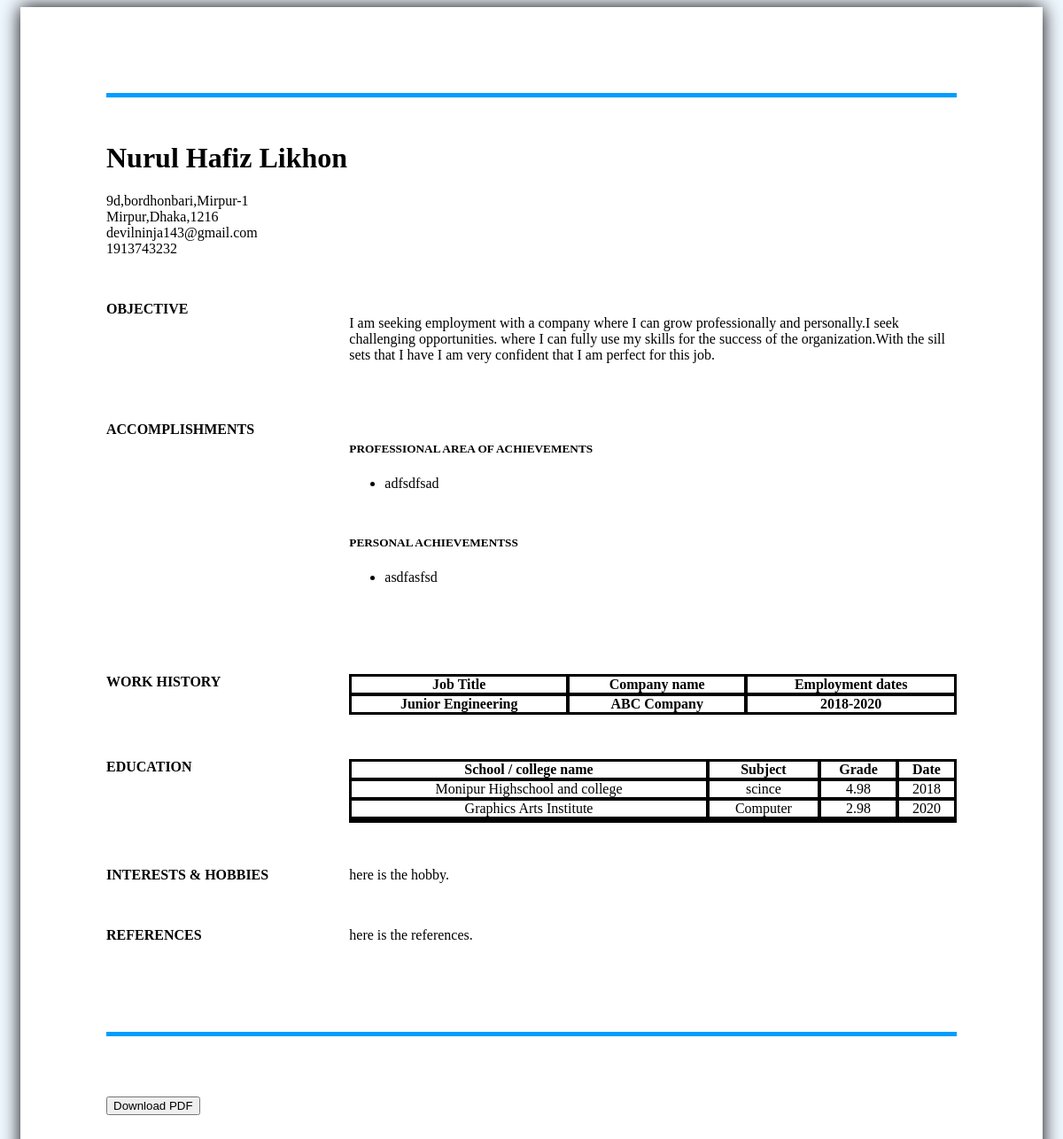
Page /fullView/25/ (signed in) on the committed database.
### website/models.py (models this page shows)
class CVInfo(models.Model):
    template1 = models.BooleanField(default=True)
    template2 = models.BooleanField(default=False)
    cvColor = models.CharField(default="rgb(29, 202, 130)", max_length=255)
    fullName = models.CharField(max_length=255)
    address = models.CharField(max_length=255)
    city = models.CharField(max_length=255)
    zip_code = models.IntegerField()
    cvEmail = models.EmailField()
    phoneNum = models.IntegerField()
    objective = models.TextField(default="I am seeking employment with a company where I can grow professionally and personally.I seek challenging opportunities where I can fully use my skills for the success of the organization.With the sill sets that I have I am very confident that I am perfect for this job.")
    hobbyandinterest = models.CharField(max_length=255)
    reference = models.CharField(max_length=255, blank=True, null=True)
    user = models.ForeignKey(User, on_delete=models.CASCADE)

class PersonalAccomplishment(models.Model):
    paccomplishment1 = models.CharField(max_length=500, blank=True, null=True)
    paccomplishment2 = models.CharField(max_length=500, blank=True, null=True)
    paccomplishment3 = models.CharField(max_length=500, blank=True, null=True)
    paccomplishment4 = models.CharField(max_length=500, blank=True, null=True)
    paccomplishment5 = models.CharField(max_length=500, blank=True, null=True)
    cvinfo = models.ForeignKey(CVInfo, on_delete=models.CASCADE)

class ProfessionalAccomplishment(models.Model):
    praccomplishment1 = models.CharField(max_length=500, blank=True, null=True)
    praccomplishment2 = models.CharField(max_length=500, blank=True, null=True)
    praccomplishment3 = models.CharField(max_length=500, blank=True, null=True)
    praccomplishment4 = models.CharField(max_length=500, blank=True, null=True)
    praccomplishment5 = models.CharField(max_length=500, blank=True, null=True)
    cvinfo = models.ForeignKey(CVInfo, on_delete=models.CASCADE)

class WorkHistory(models.Model):
    jobTitle = models.CharField(max_length=255, blank=True, null=True)
    companyName = models.CharField(max_length=255, blank=True, null=True)
    employmentDateStart = models.CharField(
        max_length=50, blank=True, null=True)
    employmentDateEnd = models.CharField(max_length=50, blank=True, null=True)
    cvinfo = models.ForeignKey(CVInfo, on_delete=models.CASCADE)

class Education(models.Model):
    schoolandcollege = models.CharField(max_length=255)
    subject = models.CharField(max_length=255)
    grade = models.CharField(max_length=255)
    date = models.CharField(max_length=255)
    cvinfo = models.ForeignKey(CVInfo, on_delete=models.CASCADE)

class Education1(models.Model):
    schoolandcollege = models.CharField(max_length=255, blank=True, null=True)
    subject = models.CharField(max_length=255, blank=True, null=True)
    grade = models.CharField(max_length=255, blank=True, null=True)
    date = models.CharField(max_length=255, blank=True, null=True)
    cvinfo = models.ForeignKey(CVInfo, on_delete=models.CASCADE)

### website/views.py (the view)
# urls.py: path("fullView/<str:pk>/", views.FullView, name="fullView"),
@login_required(redirect_field_name="home")
def FullView(request, pk):
    if request.method == "GET":
        cv = CVInfo.objects.get(id=pk, user=request.user.id)
        cvEducation = cv.education_set.all()
        cvEducation1 = cv.education1_set.all()
        cvEducation2 = cv.education2_set.all()
        cvWorkHistory = cv.workhistory_set.all()
        cvPersonalAccom = cv.personalaccomplishment_set.all()
        cvProfessionalAccom = cv.professionalaccomplishment_set.all()
        cvImg = cv.cvimg_set.all()
        if cv.template1 == True:
            return render(request, "CV-template-01.html", {"cv": cv, "education": cvEducation, "education2": cvEducation2, "education1": cvEducation1, "workhistory": cvWorkHistory, "paccom": cvPersonalAccom, "praccom": cvProfessionalAccom})
        else:
            return render(request, "CV-template-02.html", {"cv": cv, "education": cvEducation, "education2": cvEducation2, "education1": cvEducation1, "workhistory": cvWorkHistory, "paccom": cvPersonalAccom, "praccom": cvProfessionalAccom, "cvimg": cvImg})

### template/CV-template-01.html (shortened to what this page needs)
{% load static %}
<!DOCTYPE html>
<html lang="en">
<head>
    <link rel="stylesheet" href="../../static/css/CV-template-CSS/CV-tempate-01.css">
</head>
<body>
    <div id="CV_container">
        <div id="design"></div>
        <div id="lite_intro">
            <h1 id="fullname">{{cv.fullName}}</h1>
            <div id="contactInfo">
                <span>{{cv.address}}</span>
                <br>
                <span>{{cv.city}},{{cv.zip_code}}</span>
                <br>
                <span>{{cv.cvEmail}}</span>
                <br>
                <span>{{cv.phoneNum}}</span>
            </div>
        </div>
        <div id="otherInfo">
            <label for="box-1">Objective</label>
            <div id="box-1">
                <p>
                    {{cv.objective}}
                </p>
            </p></div>
            <label for="box-2">ACCOMPLISHMENTS</label>
            <div id="box-2">
                <div id="professionalArea">
                <h5>PROFESSIONAL AREA OF ACHIEVEMENTS</h5>
                    <ul>
                        {% for pa in paccom %}
            {% if pa.paccomplishment1 != "" %}<li>{{pa.paccomplishment1}}</li>{% endif %}
                        {% endfor %}
                    </ul>
                </div>
                <div id="personalArea">
                <h5>PERSONAL ACHIEVEMENTSS</h5>
                    <ul>
                        {% for pra in praccom %}
                        {% if pra.praccomplishment1 != "" %}<li>{{pra.praccomplishment1}}</li>{% endif %}
                        {% endfor %}
                    </ul>
                </div>
            </div>
            <label for="box-3">WORK HISTORY</label>
            <div id="box-3">
                <table style="width: 100%; text-align:center; ">
                    <tr>
                        <th>Job Title</th>
                        <th>Company name</th>
                        <th>Employment dates</th>
                    </tr>
                    {% for w in workhistory %}
                    <tr>
                        <th>{{w.jobTitle}}</th>
                        <th>{{w.companyName}}</th>
                        <th>{{w.employmentDateStart}}-{{w.employmentDateEnd}}</th>
                    </tr>
                    {% endfor %}
                </table>
            </div>
            <label for="box-4">EDUCATION</label>
            <div id="box-4">
                <table style="width: 100%; text-align:center;">
                    <tr>
                        <th>School / college name</th>
                        <th>Subject</th>
                        <th>Grade</th>
                        <th>Date</th>
                    </tr>
                    {% for e in education %}
                    <tr>
                        <td>{{e.schoolandcollege}}</td>
                        <td>{{e.subject}}</td>
                        <td>{{e.grade}}</td>
                        <td>{{e.date}}</td>
                    </tr>
                    {% endfor %}
                    {% for e in education1 %}
                    <tr>
                        <td>{{e.schoolandcollege}}</td>
                        <td>{{e.subject}}</td>
                        <td>{{e.grade}}</td>
                        <td>{{e.date}}</td>
                    </tr>
                    {% endfor %}
                </table>
            </div>
            <label for="box-5">INTERESTS & HOBBIES</label>
            <div id="box-5">{{cv.hobbyandinterest}}.</div>
            <label for="box-6">REFERENCES</label>
            <div id="box-6">{{cv.reference}}.</div>
        </div>
        <div id="design">
    </div>
    <br>
    <button id="pdfGenerate">Download PDF</button>
</body>
</html>

### static/css/CV-template-CSS/CV-tempate-01.css (style rules this page uses)
th, td { border: 1px #000 solid; background-color: #fff; margin: 0; padding: 0; }
table { background-color: rgb(0, 0, 0); padding: 0; }
#otherInfo { display: grid; grid-template-columns: 0.4fr 1fr; }
#CV_container { margin: auto; width: 80%; border: 1px #fff solid; padding: 1in; background-color: #fff; box-shadow: 0px 0px 20px; }
#CV_container div { margin-bottom: 50px; }
body { background-color: aliceblue; }
#design { content: ""; width: 100%; height: 5px; margin-bottom: 0px; }
label { text-transform: uppercase; font-weight: bolder; }

### rows in the picture
CVInfo: fullName "Nurul Hafiz Likhon", address "9d,bordhonbari,Mirpur-1", city "Mirpur,Dhaka", zip_code "1216", cvEmail "devilninja143@gmail.com", phoneNum "1913743232", objective "I am seeking employment with a company where I can grow professionally and personally.I seek challenging opportunities. where I can fully use my skills for the success of the organization.With the sill sets that I have I am very confident that I am perfect for this job.", hobbyandinterest "here is the hobby", reference "here is the references"
PersonalAccomplishment: paccomplishment1 "adfsdfsad"
ProfessionalAccomplishment: praccomplishment1 "asdfasfsd"
WorkHistory: jobTitle "Junior Engineering", companyName "ABC Company", employmentDateStart "2018", employmentDateEnd "2020"
Education: schoolandcollege "Monipur Highschool and college", subject "scince", grade "4.98", date "2018"
Education1: schoolandcollege "Graphics Arts Institute", subject "Computer", grade "2.98", date "2020"
